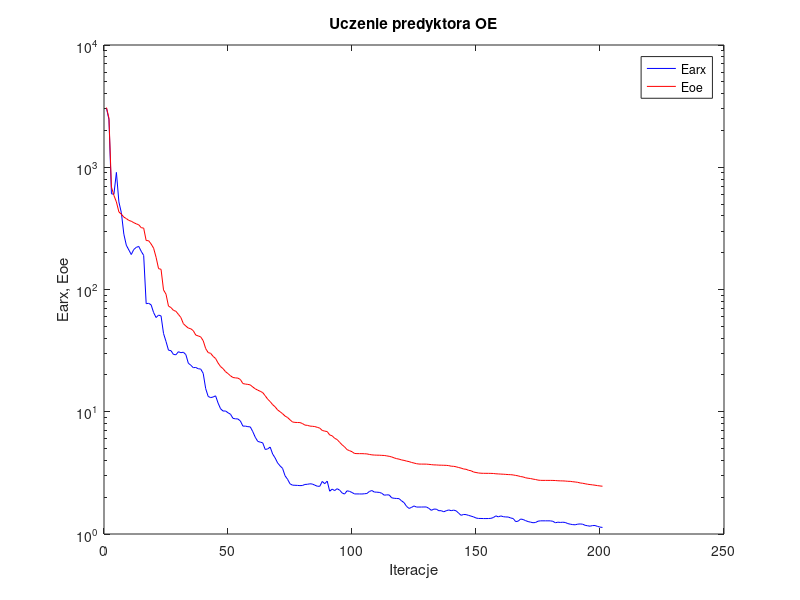
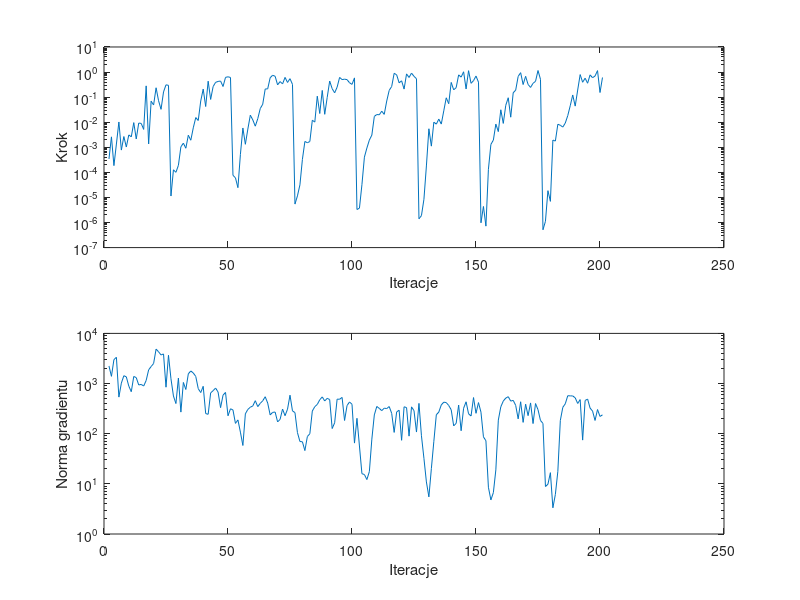

These charts were generated, in order, by the following MATLAB code:
%uczenie predyktora oe
clear all;
n=0; farx(n+1)=3.038154e+003; foe(n+1)=3.079407e+003; wspucz(n+1)=0.000000e+000; ng(n+1)=0.000000e+000;
%odnowa zmiennej metryki
n=1; farx(n+1)=2.454332e+003; foe(n+1)=2.518883e+003; krok(n+1)=3.423805e-004; ng(n+1)=2.242651e+003;
n=2; farx(n+1)=6.062519e+002; foe(n+1)=6.886983e+002; krok(n+1)=2.607264e-003; ng(n+1)=1.392711e+003;
n=3; farx(n+1)=6.018636e+002; foe(n+1)=5.882382e+002; krok(n+1)=1.858107e-004; ng(n+1)=2.997692e+003;
n=4; farx(n+1)=9.075444e+002; foe(n+1)=5.200980e+002; krok(n+1)=1.350546e-003; ng(n+1)=3.338617e+003;
n=5; farx(n+1)=5.206654e+002; foe(n+1)=4.312699e+002; krok(n+1)=1.021537e-002; ng(n+1)=5.366648e+002;
n=6; farx(n+1)=4.243917e+002; foe(n+1)=4.132006e+002; krok(n+1)=7.740461e-004; ng(n+1)=1.020846e+003;
n=7; farx(n+1)=2.835694e+002; foe(n+1)=3.909440e+002; krok(n+1)=2.684169e-003; ng(n+1)=1.432438e+003;
n=8; farx(n+1)=2.302680e+002; foe(n+1)=3.803593e+002; krok(n+1)=1.024167e-003; ng(n+1)=1.359576e+003;
n=9; farx(n+1)=2.107892e+002; foe(n+1)=3.675283e+002; krok(n+1)=3.122142e-003; ng(n+1)=8.877809e+002;
n=10; farx(n+1)=1.932428e+002; foe(n+1)=3.616696e+002; krok(n+1)=2.600344e-003; ng(n+1)=6.878307e+002;
n=11; farx(n+1)=2.124802e+002; foe(n+1)=3.521263e+002; krok(n+1)=9.630946e-003; ng(n+1)=1.385344e+003;
n=12; farx(n+1)=2.210247e+002; foe(n+1)=3.445693e+002; krok(n+1)=2.145173e-003; ng(n+1)=1.312498e+003;
n=13; farx(n+1)=2.251821e+002; foe(n+1)=3.384384e+002; krok(n+1)=9.258382e-003; ng(n+1)=9.374601e+002;
n=14; farx(n+1)=2.055203e+002; foe(n+1)=3.206673e+002; krok(n+1)=8.966852e-003; ng(n+1)=9.612935e+002;
n=15; farx(n+1)=1.899347e+002; foe(n+1)=3.175740e+002; krok(n+1)=5.167850e-003; ng(n+1)=8.918424e+002;
n=16; farx(n+1)=7.657320e+001; foe(n+1)=2.515513e+002; krok(n+1)=2.811478e-001; ng(n+1)=1.151853e+003;
n=17; farx(n+1)=7.712809e+001; foe(n+1)=2.506085e+002; krok(n+1)=1.361446e-003; ng(n+1)=1.876337e+003;
n=18; farx(n+1)=7.490698e+001; foe(n+1)=2.356467e+002; krok(n+1)=6.900644e-002; ng(n+1)=2.182788e+003;
n=19; farx(n+1)=6.477513e+001; foe(n+1)=2.178209e+002; krok(n+1)=4.880471e-002; ng(n+1)=2.511847e+003;
n=20; farx(n+1)=5.897923e+001; foe(n+1)=1.834647e+002; krok(n+1)=2.363480e-001; ng(n+1)=4.857894e+003;
n=21; farx(n+1)=6.173254e+001; foe(n+1)=1.481104e+002; krok(n+1)=7.197563e-002; ng(n+1)=4.294995e+003;
n=22; farx(n+1)=6.082286e+001; foe(n+1)=1.463294e+002; krok(n+1)=3.262119e-002; ng(n+1)=3.714478e+003;
n=23; farx(n+1)=4.370515e+001; foe(n+1)=9.924471e+001; krok(n+1)=1.612369e-001; ng(n+1)=3.890503e+003;
n=24; farx(n+1)=3.758511e+001; foe(n+1)=9.158178e+001; krok(n+1)=3.096904e-001; ng(n+1)=8.459965e+002;
n=25; farx(n+1)=3.188610e+001; foe(n+1)=7.313971e+001; krok(n+1)=2.954196e-001; ng(n+1)=3.663226e+003;
%odnowa zmiennej metryki
n=26; farx(n+1)=3.161938e+001; foe(n+1)=7.118304e+001; krok(n+1)=1.138585e-005; ng(n+1)=1.244690e+003;
n=27; farx(n+1)=2.944057e+001; foe(n+1)=6.755332e+001; krok(n+1)=1.267358e-004; ng(n+1)=5.649771e+002;
n=28; farx(n+1)=2.925685e+001; foe(n+1)=6.631912e+001; krok(n+1)=1.003955e-004; ng(n+1)=3.991811e+002;
n=29; farx(n+1)=3.097888e+001; foe(n+1)=6.261246e+001; krok(n+1)=1.906434e-004; ng(n+1)=1.287064e+003;
n=30; farx(n+1)=3.042128e+001; foe(n+1)=5.900532e+001; krok(n+1)=1.043353e-003; ng(n+1)=2.695817e+002;
n=31; farx(n+1)=3.068787e+001; foe(n+1)=5.254428e+001; krok(n+1)=1.460933e-003; ng(n+1)=1.052323e+003;
n=32; farx(n+1)=2.935312e+001; foe(n+1)=5.022571e+001; krok(n+1)=9.177573e-004; ng(n+1)=7.608983e+002;
n=33; farx(n+1)=2.495290e+001; foe(n+1)=4.836760e+001; krok(n+1)=3.026819e-003; ng(n+1)=1.561638e+003;
n=34; farx(n+1)=2.402798e+001; foe(n+1)=4.773253e+001; krok(n+1)=1.913776e-003; ng(n+1)=1.782154e+003;
n=35; farx(n+1)=2.294197e+001; foe(n+1)=4.603120e+001; krok(n+1)=5.980899e-003; ng(n+1)=1.623404e+003;
n=36; farx(n+1)=2.303497e+001; foe(n+1)=4.238710e+001; krok(n+1)=1.532510e-002; ng(n+1)=1.386757e+003;
n=37; farx(n+1)=2.247330e+001; foe(n+1)=4.171610e+001; krok(n+1)=1.170476e-002; ng(n+1)=7.912405e+002;
n=38; farx(n+1)=2.235603e+001; foe(n+1)=4.095196e+001; krok(n+1)=7.000904e-002; ng(n+1)=6.605518e+002;
n=39; farx(n+1)=2.060432e+001; foe(n+1)=3.811604e+001; krok(n+1)=2.094296e-001; ng(n+1)=8.805901e+002;
n=40; farx(n+1)=1.546407e+001; foe(n+1)=3.284797e+001; krok(n+1)=4.226038e-002; ng(n+1)=2.518548e+002;
n=41; farx(n+1)=1.334224e+001; foe(n+1)=3.048070e+001; krok(n+1)=4.321320e-001; ng(n+1)=2.437719e+002;
n=42; farx(n+1)=1.306051e+001; foe(n+1)=3.006022e+001; krok(n+1)=8.100548e-002; ng(n+1)=6.504885e+002;
n=43; farx(n+1)=1.319941e+001; foe(n+1)=2.836590e+001; krok(n+1)=2.640812e-001; ng(n+1)=7.216951e+002;
n=44; farx(n+1)=1.349629e+001; foe(n+1)=2.725210e+001; krok(n+1)=3.886554e-001; ng(n+1)=8.129243e+002;
n=45; farx(n+1)=1.177730e+001; foe(n+1)=2.502792e+001; krok(n+1)=4.228884e-001; ng(n+1)=6.756052e+002;
n=46; farx(n+1)=1.058396e+001; foe(n+1)=2.342224e+001; krok(n+1)=4.385923e-001; ng(n+1)=3.305258e+002;
n=47; farx(n+1)=1.013092e+001; foe(n+1)=2.252574e+001; krok(n+1)=2.656312e-001; ng(n+1)=5.867501e+002;
n=48; farx(n+1)=1.014776e+001; foe(n+1)=2.127978e+001; krok(n+1)=6.137814e-001; ng(n+1)=6.647719e+002;
n=49; farx(n+1)=9.814300e+000; foe(n+1)=2.051792e+001; krok(n+1)=6.480438e-001; ng(n+1)=2.277509e+002;
n=50; farx(n+1)=9.548837e+000; foe(n+1)=1.968716e+001; krok(n+1)=6.081841e-001; ng(n+1)=3.139420e+002;
%odnowa zmiennej metryki
n=51; farx(n+1)=8.830603e+000; foe(n+1)=1.906188e+001; krok(n+1)=7.651456e-005; ng(n+1)=2.974076e+002;
n=52; farx(n+1)=8.754020e+000; foe(n+1)=1.892610e+001; krok(n+1)=6.060680e-005; ng(n+1)=1.605874e+002;
n=53; farx(n+1)=8.733210e+000; foe(n+1)=1.884486e+001; krok(n+1)=2.454539e-005; ng(n+1)=1.882257e+002;
n=54; farx(n+1)=8.398344e+000; foe(n+1)=1.834931e+001; krok(n+1)=5.202718e-004; ng(n+1)=1.074322e+002;
n=55; farx(n+1)=7.630303e+000; foe(n+1)=1.700262e+001; krok(n+1)=5.887869e-003; ng(n+1)=5.821912e+001;
n=56; farx(n+1)=7.629077e+000; foe(n+1)=1.684397e+001; krok(n+1)=1.317301e-003; ng(n+1)=2.490973e+002;
n=57; farx(n+1)=7.555137e+000; foe(n+1)=1.674433e+001; krok(n+1)=5.320104e-003; ng(n+1)=3.049804e+002;
n=58; farx(n+1)=7.514305e+000; foe(n+1)=1.657617e+001; krok(n+1)=1.904592e-002; ng(n+1)=3.374455e+002;
n=59; farx(n+1)=6.870007e+000; foe(n+1)=1.592949e+001; krok(n+1)=1.238474e-002; ng(n+1)=3.578025e+002;
n=60; farx(n+1)=6.183912e+000; foe(n+1)=1.540403e+001; krok(n+1)=6.951230e-003; ng(n+1)=4.551638e+002;
n=61; farx(n+1)=5.720879e+000; foe(n+1)=1.501762e+001; krok(n+1)=1.381076e-002; ng(n+1)=3.468093e+002;
n=62; farx(n+1)=5.643318e+000; foe(n+1)=1.470130e+001; krok(n+1)=3.497807e-002; ng(n+1)=4.023210e+002;
n=63; farx(n+1)=5.569082e+000; foe(n+1)=1.434333e+001; krok(n+1)=5.213103e-002; ng(n+1)=4.527858e+002;
n=64; farx(n+1)=4.915609e+000; foe(n+1)=1.352247e+001; krok(n+1)=2.114117e-001; ng(n+1)=5.456698e+002;
n=65; farx(n+1)=4.964187e+000; foe(n+1)=1.267404e+001; krok(n+1)=2.137984e-001; ng(n+1)=4.085664e+002;
n=66; farx(n+1)=5.143110e+000; foe(n+1)=1.211256e+001; krok(n+1)=5.934102e-001; ng(n+1)=2.370053e+002;
n=67; farx(n+1)=4.510783e+000; foe(n+1)=1.143030e+001; krok(n+1)=7.461831e-001; ng(n+1)=2.661914e+002;
n=68; farx(n+1)=4.190933e+000; foe(n+1)=1.097374e+001; krok(n+1)=6.809733e-001; ng(n+1)=2.702481e+002;
n=69; farx(n+1)=3.815033e+000; foe(n+1)=1.034461e+001; krok(n+1)=3.081903e-001; ng(n+1)=1.720925e+002;
n=70; farx(n+1)=3.606959e+000; foe(n+1)=1.000368e+001; krok(n+1)=4.178411e-001; ng(n+1)=1.926682e+002;
n=71; farx(n+1)=3.443780e+000; foe(n+1)=9.641533e+000; krok(n+1)=3.372291e-001; ng(n+1)=3.097153e+002;
n=72; farx(n+1)=2.996475e+000; foe(n+1)=9.219046e+000; krok(n+1)=6.121507e-001; ng(n+1)=2.284270e+002;
n=73; farx(n+1)=2.804363e+000; foe(n+1)=8.977289e+000; krok(n+1)=3.854790e-001; ng(n+1)=3.083138e+002;
n=74; farx(n+1)=2.574895e+000; foe(n+1)=8.596258e+000; krok(n+1)=5.453957e-001; ng(n+1)=5.857139e+002;
n=75; farx(n+1)=2.509799e+000; foe(n+1)=8.247728e+000; krok(n+1)=3.223140e-001; ng(n+1)=2.849499e+002;
%odnowa zmiennej metryki
n=76; farx(n+1)=2.503725e+000; foe(n+1)=8.185890e+000; krok(n+1)=5.432870e-006; ng(n+1)=2.634237e+002;
n=77; farx(n+1)=2.498081e+000; foe(n+1)=8.168062e+000; krok(n+1)=1.153689e-005; ng(n+1)=1.053512e+002;
n=78; farx(n+1)=2.487686e+000; foe(n+1)=8.154978e+000; krok(n+1)=3.176034e-005; ng(n+1)=6.982689e+001;
n=79; farx(n+1)=2.492467e+000; foe(n+1)=8.015734e+000; krok(n+1)=3.293253e-004; ng(n+1)=6.898253e+001;
n=80; farx(n+1)=2.543233e+000; foe(n+1)=7.779762e+000; krok(n+1)=1.708199e-003; ng(n+1)=4.606169e+001;
n=81; farx(n+1)=2.550046e+000; foe(n+1)=7.741187e+000; krok(n+1)=1.518185e-003; ng(n+1)=8.782716e+001;
n=82; farx(n+1)=2.574573e+000; foe(n+1)=7.635691e+000; krok(n+1)=1.700633e-003; ng(n+1)=9.973925e+001;
n=83; farx(n+1)=2.563029e+000; foe(n+1)=7.605939e+000; krok(n+1)=1.199953e-002; ng(n+1)=2.829617e+002;
n=84; farx(n+1)=2.509389e+000; foe(n+1)=7.564833e+000; krok(n+1)=1.012568e-002; ng(n+1)=3.457728e+002;
n=85; farx(n+1)=2.459994e+000; foe(n+1)=7.457448e+000; krok(n+1)=1.091056e-001; ng(n+1)=3.832765e+002;
n=86; farx(n+1)=2.455119e+000; foe(n+1)=7.346420e+000; krok(n+1)=2.223039e-002; ng(n+1)=4.747905e+002;
n=87; farx(n+1)=2.691569e+000; foe(n+1)=7.031493e+000; krok(n+1)=1.853482e-001; ng(n+1)=5.417473e+002;
n=88; farx(n+1)=2.579269e+000; foe(n+1)=6.944307e+000; krok(n+1)=2.067140e-002; ng(n+1)=4.492619e+002;
n=89; farx(n+1)=2.709018e+000; foe(n+1)=6.885998e+000; krok(n+1)=9.760941e-002; ng(n+1)=5.065691e+002;
n=90; farx(n+1)=2.239129e+000; foe(n+1)=6.460876e+000; krok(n+1)=4.386596e-001; ng(n+1)=4.796112e+002;
n=91; farx(n+1)=2.328942e+000; foe(n+1)=6.357091e+000; krok(n+1)=2.176076e-001; ng(n+1)=1.266887e+002;
n=92; farx(n+1)=2.265981e+000; foe(n+1)=6.064401e+000; krok(n+1)=1.487414e-001; ng(n+1)=1.648251e+002;
n=93; farx(n+1)=2.347876e+000; foe(n+1)=5.926540e+000; krok(n+1)=2.496347e-001; ng(n+1)=4.886527e+002;
n=94; farx(n+1)=2.285491e+000; foe(n+1)=5.627412e+000; krok(n+1)=6.115403e-001; ng(n+1)=4.860156e+002;
n=95; farx(n+1)=2.168672e+000; foe(n+1)=5.366286e+000; krok(n+1)=5.014424e-001; ng(n+1)=5.284230e+002;
n=96; farx(n+1)=2.121509e+000; foe(n+1)=5.162180e+000; krok(n+1)=5.203615e-001; ng(n+1)=1.834617e+002;
n=97; farx(n+1)=2.256673e+000; foe(n+1)=4.900293e+000; krok(n+1)=4.991708e-001; ng(n+1)=3.643178e+002;
n=98; farx(n+1)=2.233029e+000; foe(n+1)=4.805761e+000; krok(n+1)=3.749470e-001; ng(n+1)=4.293657e+002;
n=99; farx(n+1)=2.185625e+000; foe(n+1)=4.711592e+000; krok(n+1)=3.223140e-001; ng(n+1)=3.865076e+002;
n=100; farx(n+1)=2.127526e+000; foe(n+1)=4.559442e+000; krok(n+1)=5.853717e-001; ng(n+1)=6.498583e+001;
%odnowa zmiennej metryki
n=101; farx(n+1)=2.127316e+000; foe(n+1)=4.544922e+000; krok(n+1)=3.300567e-006; ng(n+1)=2.028714e+002;
n=102; farx(n+1)=2.126537e+000; foe(n+1)=4.543367e+000; krok(n+1)=3.754816e-006; ng(n+1)=5.688860e+001;
n=103; farx(n+1)=2.124583e+000; foe(n+1)=4.542495e+000; krok(n+1)=3.223647e-005; ng(n+1)=1.593174e+001;
n=104; farx(n+1)=2.133552e+000; foe(n+1)=4.533821e+000; krok(n+1)=4.050306e-004; ng(n+1)=1.535522e+001;
n=105; farx(n+1)=2.144799e+000; foe(n+1)=4.520786e+000; krok(n+1)=9.352282e-004; ng(n+1)=1.217358e+001;
n=106; farx(n+1)=2.227238e+000; foe(n+1)=4.476665e+000; krok(n+1)=1.939418e-003; ng(n+1)=1.756366e+001;
n=107; farx(n+1)=2.267734e+000; foe(n+1)=4.440963e+000; krok(n+1)=3.065633e-003; ng(n+1)=7.788652e+001;
n=108; farx(n+1)=2.204106e+000; foe(n+1)=4.423746e+000; krok(n+1)=1.706813e-002; ng(n+1)=2.369597e+002;
n=109; farx(n+1)=2.198826e+000; foe(n+1)=4.415116e+000; krok(n+1)=2.024365e-002; ng(n+1)=3.492870e+002;
n=110; farx(n+1)=2.189501e+000; foe(n+1)=4.411372e+000; krok(n+1)=1.979909e-002; ng(n+1)=3.195958e+002;
n=111; farx(n+1)=2.153904e+000; foe(n+1)=4.398745e+000; krok(n+1)=2.753897e-002; ng(n+1)=2.884399e+002;
n=112; farx(n+1)=2.076903e+000; foe(n+1)=4.389057e+000; krok(n+1)=2.055621e-002; ng(n+1)=3.231257e+002;
n=113; farx(n+1)=2.089964e+000; foe(n+1)=4.355385e+000; krok(n+1)=7.000904e-002; ng(n+1)=3.169007e+002;
n=114; farx(n+1)=2.086442e+000; foe(n+1)=4.319997e+000; krok(n+1)=1.867662e-001; ng(n+1)=3.478828e+002;
n=115; farx(n+1)=1.977028e+000; foe(n+1)=4.269226e+000; krok(n+1)=2.658374e-001; ng(n+1)=2.551243e+002;
n=116; farx(n+1)=1.959799e+000; foe(n+1)=4.195052e+000; krok(n+1)=8.913350e-001; ng(n+1)=1.060831e+002;
n=117; farx(n+1)=1.952682e+000; foe(n+1)=4.134151e+000; krok(n+1)=7.773108e-001; ng(n+1)=2.715864e+002;
n=118; farx(n+1)=1.945524e+000; foe(n+1)=4.094525e+000; krok(n+1)=3.730916e-001; ng(n+1)=2.941203e+002;
n=119; farx(n+1)=1.866204e+000; foe(n+1)=4.034951e+000; krok(n+1)=4.478955e-001; ng(n+1)=7.387818e+001;
n=120; farx(n+1)=1.804495e+000; foe(n+1)=4.000462e+000; krok(n+1)=2.094296e-001; ng(n+1)=3.438963e+002;
n=121; farx(n+1)=1.682500e+000; foe(n+1)=3.947615e+000; krok(n+1)=8.457767e-001; ng(n+1)=3.314538e+002;
n=122; farx(n+1)=1.619177e+000; foe(n+1)=3.911010e+000; krok(n+1)=6.070114e-001; ng(n+1)=8.945436e+001;
n=123; farx(n+1)=1.649447e+000; foe(n+1)=3.848440e+000; krok(n+1)=9.112329e-001; ng(n+1)=3.429275e+002;
n=124; farx(n+1)=1.696837e+000; foe(n+1)=3.806194e+000; krok(n+1)=6.749097e-001; ng(n+1)=2.880728e+002;
n=125; farx(n+1)=1.661255e+000; foe(n+1)=3.760396e+000; krok(n+1)=5.422916e-001; ng(n+1)=1.079104e+002;
%odnowa zmiennej metryki
n=126; farx(n+1)=1.661606e+000; foe(n+1)=3.733743e+000; krok(n+1)=1.407631e-006; ng(n+1)=4.021963e+002;
n=127; farx(n+1)=1.661872e+000; foe(n+1)=3.731863e+000; krok(n+1)=1.883851e-006; ng(n+1)=9.101278e+001;
n=128; farx(n+1)=1.663577e+000; foe(n+1)=3.730516e+000; krok(n+1)=8.429495e-006; ng(n+1)=3.233943e+001;
n=129; farx(n+1)=1.663991e+000; foe(n+1)=3.728594e+000; krok(n+1)=1.803354e-004; ng(n+1)=1.091383e+001;
n=130; farx(n+1)=1.620122e+000; foe(n+1)=3.713384e+000; krok(n+1)=5.478088e-003; ng(n+1)=5.497000e+000;
n=131; farx(n+1)=1.561801e+000; foe(n+1)=3.693381e+000; krok(n+1)=1.111417e-003; ng(n+1)=2.013939e+001;
n=132; farx(n+1)=1.598816e+000; foe(n+1)=3.675753e+000; krok(n+1)=1.004414e-002; ng(n+1)=7.044180e+001;
n=133; farx(n+1)=1.596027e+000; foe(n+1)=3.672274e+000; krok(n+1)=8.383236e-003; ng(n+1)=2.386006e+002;
n=134; farx(n+1)=1.551323e+000; foe(n+1)=3.659208e+000; krok(n+1)=1.333847e-002; ng(n+1)=2.699632e+002;
n=135; farx(n+1)=1.551229e+000; foe(n+1)=3.655347e+000; krok(n+1)=8.417037e-003; ng(n+1)=3.746532e+002;
n=136; farx(n+1)=1.519679e+000; foe(n+1)=3.649443e+000; krok(n+1)=2.835564e-002; ng(n+1)=4.248639e+002;
n=137; farx(n+1)=1.550327e+000; foe(n+1)=3.644128e+000; krok(n+1)=9.407061e-002; ng(n+1)=4.176475e+002;
n=138; farx(n+1)=1.572874e+000; foe(n+1)=3.625694e+000; krok(n+1)=5.465714e-002; ng(n+1)=3.650219e+002;
n=139; farx(n+1)=1.551825e+000; foe(n+1)=3.587532e+000; krok(n+1)=3.862514e-001; ng(n+1)=2.998142e+002;
n=140; farx(n+1)=1.567964e+000; foe(n+1)=3.577587e+000; krok(n+1)=1.958039e-001; ng(n+1)=1.432970e+002;
n=141; farx(n+1)=1.546955e+000; foe(n+1)=3.546599e+000; krok(n+1)=2.385171e-001; ng(n+1)=1.607225e+002;
n=142; farx(n+1)=1.480407e+000; foe(n+1)=3.497961e+000; krok(n+1)=7.725027e-001; ng(n+1)=3.724670e+002;
n=143; farx(n+1)=1.421835e+000; foe(n+1)=3.459525e+000; krok(n+1)=6.281526e-001; ng(n+1)=1.145455e+002;
n=144; farx(n+1)=1.444822e+000; foe(n+1)=3.402731e+000; krok(n+1)=1.026286e+000; ng(n+1)=3.216768e+002;
n=145; farx(n+1)=1.440770e+000; foe(n+1)=3.384185e+000; krok(n+1)=2.114442e-001; ng(n+1)=4.326931e+002;
n=146; farx(n+1)=1.420167e+000; foe(n+1)=3.319369e+000; krok(n+1)=1.136136e+000; ng(n+1)=2.494220e+002;
n=147; farx(n+1)=1.400861e+000; foe(n+1)=3.291177e+000; krok(n+1)=3.556863e-001; ng(n+1)=2.253904e+002;
n=148; farx(n+1)=1.380863e+000; foe(n+1)=3.215833e+000; krok(n+1)=4.556164e-001; ng(n+1)=5.255844e+002;
n=149; farx(n+1)=1.351888e+000; foe(n+1)=3.184861e+000; krok(n+1)=6.930078e-001; ng(n+1)=2.550742e+002;
n=150; farx(n+1)=1.340666e+000; foe(n+1)=3.156160e+000; krok(n+1)=3.963765e-001; ng(n+1)=4.171348e+002;
%odnowa zmiennej metryki
n=151; farx(n+1)=1.339875e+000; foe(n+1)=3.142386e+000; krok(n+1)=9.741221e-007; ng(n+1)=2.689812e+002;
n=152; farx(n+1)=1.337708e+000; foe(n+1)=3.136390e+000; krok(n+1)=4.369533e-006; ng(n+1)=8.647839e+001;
n=153; farx(n+1)=1.337495e+000; foe(n+1)=3.135629e+000; krok(n+1)=7.178568e-007; ng(n+1)=7.229949e+001;
n=154; farx(n+1)=1.338536e+000; foe(n+1)=3.134560e+000; krok(n+1)=1.319203e-004; ng(n+1)=8.564115e+000;
n=155; farx(n+1)=1.343198e+000; foe(n+1)=3.132276e+000; krok(n+1)=1.299476e-003; ng(n+1)=4.780351e+000;
n=156; farx(n+1)=1.363036e+000; foe(n+1)=3.126353e+000; krok(n+1)=1.940049e-003; ng(n+1)=6.685291e+000;
n=157; farx(n+1)=1.407568e+000; foe(n+1)=3.109005e+000; krok(n+1)=8.420994e-003; ng(n+1)=1.898789e+001;
n=158; farx(n+1)=1.381001e+000; foe(n+1)=3.100606e+000; krok(n+1)=4.221448e-003; ng(n+1)=1.867051e+002;
n=159; farx(n+1)=1.405784e+000; foe(n+1)=3.091048e+000; krok(n+1)=3.133413e-002; ng(n+1)=3.436194e+002;
n=160; farx(n+1)=1.385400e+000; foe(n+1)=3.083946e+000; krok(n+1)=8.963957e-003; ng(n+1)=4.472361e+002;
n=161; farx(n+1)=1.378665e+000; foe(n+1)=3.073490e+000; krok(n+1)=4.725510e-002; ng(n+1)=5.128762e+002;
n=162; farx(n+1)=1.376816e+000; foe(n+1)=3.062948e+000; krok(n+1)=9.451019e-002; ng(n+1)=5.466081e+002;
n=163; farx(n+1)=1.352081e+000; foe(n+1)=3.056587e+000; krok(n+1)=1.586357e-002; ng(n+1)=4.466584e+002;
n=164; farx(n+1)=1.338382e+000; foe(n+1)=3.041699e+000; krok(n+1)=1.492217e-001; ng(n+1)=4.623598e+002;
n=165; farx(n+1)=1.262848e+000; foe(n+1)=3.014145e+000; krok(n+1)=1.902702e-001; ng(n+1)=3.672719e+002;
n=166; farx(n+1)=1.274317e+000; foe(n+1)=2.989277e+000; krok(n+1)=6.710813e-001; ng(n+1)=1.975801e+002;
n=167; farx(n+1)=1.325614e+000; foe(n+1)=2.950129e+000; krok(n+1)=9.469203e-001; ng(n+1)=4.334340e+002;
n=168; farx(n+1)=1.313911e+000; foe(n+1)=2.929681e+000; krok(n+1)=3.177166e-001; ng(n+1)=1.681780e+002;
n=169; farx(n+1)=1.286244e+000; foe(n+1)=2.882717e+000; krok(n+1)=6.761661e-001; ng(n+1)=3.879770e+002;
n=170; farx(n+1)=1.263783e+000; foe(n+1)=2.859267e+000; krok(n+1)=3.202323e-001; ng(n+1)=2.290050e+002;
n=171; farx(n+1)=1.250089e+000; foe(n+1)=2.842095e+000; krok(n+1)=2.442288e-001; ng(n+1)=4.107302e+002;
n=172; farx(n+1)=1.236327e+000; foe(n+1)=2.812516e+000; krok(n+1)=3.556863e-001; ng(n+1)=1.593038e+002;
n=173; farx(n+1)=1.241787e+000; foe(n+1)=2.791066e+000; krok(n+1)=4.268310e-001; ng(n+1)=3.991673e+002;
n=174; farx(n+1)=1.273052e+000; foe(n+1)=2.759644e+000; krok(n+1)=1.152651e+000; ng(n+1)=3.013243e+002;
n=175; farx(n+1)=1.281592e+000; foe(n+1)=2.747448e+000; krok(n+1)=5.138574e-001; ng(n+1)=1.835839e+002;
%odnowa zmiennej metryki
n=176; farx(n+1)=1.281579e+000; foe(n+1)=2.745295e+000; krok(n+1)=5.139767e-007; ng(n+1)=1.603416e+002;
n=177; farx(n+1)=1.281583e+000; foe(n+1)=2.745287e+000; krok(n+1)=1.116971e-006; ng(n+1)=8.839539e+000;
n=178; farx(n+1)=1.281490e+000; foe(n+1)=2.745022e+000; krok(n+1)=1.862309e-005; ng(n+1)=9.825021e+000;
n=179; farx(n+1)=1.280978e+000; foe(n+1)=2.744813e+000; krok(n+1)=6.975132e-006; ng(n+1)=1.671077e+001;
n=180; farx(n+1)=1.270329e+000; foe(n+1)=2.743053e+000; krok(n+1)=1.940049e-003; ng(n+1)=3.330208e+000;
n=181; farx(n+1)=1.235639e+000; foe(n+1)=2.737875e+000; krok(n+1)=1.772228e-003; ng(n+1)=6.147002e+000;
n=182; farx(n+1)=1.249676e+000; foe(n+1)=2.726750e+000; krok(n+1)=8.300976e-003; ng(n+1)=1.775222e+001;
n=183; farx(n+1)=1.243434e+000; foe(n+1)=2.721055e+000; krok(n+1)=7.557177e-003; ng(n+1)=1.836200e+002;
n=184; farx(n+1)=1.248677e+000; foe(n+1)=2.718702e+000; krok(n+1)=6.390530e-003; ng(n+1)=3.354107e+002;
n=185; farx(n+1)=1.242316e+000; foe(n+1)=2.711849e+000; krok(n+1)=9.266348e-003; ng(n+1)=3.951022e+002;
n=186; farx(n+1)=1.216955e+000; foe(n+1)=2.699139e+000; krok(n+1)=1.834657e-002; ng(n+1)=5.719827e+002;
n=187; farx(n+1)=1.203615e+000; foe(n+1)=2.695806e+000; krok(n+1)=4.545636e-002; ng(n+1)=5.676238e+002;
n=188; farx(n+1)=1.193502e+000; foe(n+1)=2.677474e+000; krok(n+1)=1.221144e-001; ng(n+1)=5.663322e+002;
n=189; farx(n+1)=1.189445e+000; foe(n+1)=2.663496e+000; krok(n+1)=4.382471e-002; ng(n+1)=5.191535e+002;
n=190; farx(n+1)=1.203747e+000; foe(n+1)=2.647622e+000; krok(n+1)=1.919189e-001; ng(n+1)=4.007584e+002;
n=191; farx(n+1)=1.208452e+000; foe(n+1)=2.615571e+000; krok(n+1)=7.927530e-001; ng(n+1)=4.784836e+002;
n=192; farx(n+1)=1.202883e+000; foe(n+1)=2.601146e+000; krok(n+1)=3.923690e-001; ng(n+1)=7.452597e+001;
n=193; farx(n+1)=1.178017e+000; foe(n+1)=2.576730e+000; krok(n+1)=5.690454e-001; ng(n+1)=4.592223e+002;
n=194; farx(n+1)=1.167775e+000; foe(n+1)=2.553646e+000; krok(n+1)=3.589369e-001; ng(n+1)=4.908317e+002;
n=195; farx(n+1)=1.158804e+000; foe(n+1)=2.537685e+000; krok(n+1)=7.734497e-001; ng(n+1)=3.240487e+002;
n=196; farx(n+1)=1.172095e+000; foe(n+1)=2.522814e+000; krok(n+1)=5.936463e-001; ng(n+1)=2.823480e+002;
n=197; farx(n+1)=1.173058e+000; foe(n+1)=2.507308e+000; krok(n+1)=6.954939e-001; ng(n+1)=1.836963e+002;
n=198; farx(n+1)=1.153875e+000; foe(n+1)=2.487633e+000; krok(n+1)=1.142810e+000; ng(n+1)=3.031800e+002;
n=199; farx(n+1)=1.138564e+000; foe(n+1)=2.472208e+000; krok(n+1)=1.527341e-001; ng(n+1)=2.206746e+002;
n=200; farx(n+1)=1.131940e+000; foe(n+1)=2.459329e+000; krok(n+1)=6.071167e-001; ng(n+1)=2.375405e+002;

figure; semilogy(farx,'b'); hold on; semilogy(foe,'r'); xlabel('Iteracje'); ylabel('Earx, Eoe'); legend('Earx','Eoe'); title('Uczenie predyktora OE');
figure; subplot(2,1,1); semilogy(krok); xlabel('Iteracje'); ylabel('Krok');
subplot(2,1,2); semilogy(ng); xlabel('Iteracje'); ylabel('Norma gradientu');
Earx=farx(n+1)
Eoe=foe(n+1)
